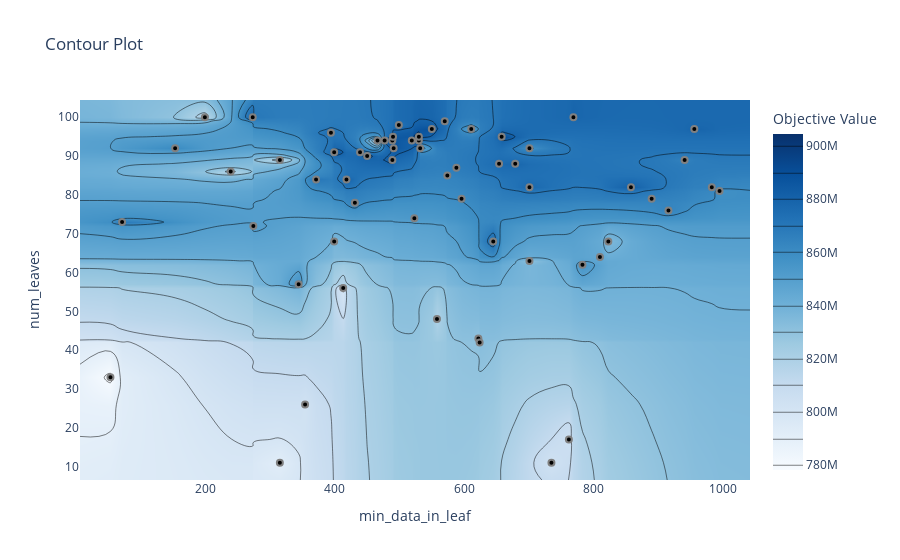

Write notebook code for a chart like this one.
### Code cell
plot_contour(study, params=['num_leaves','min_data_in_leaf'] )

### Figure 1 — Plotly figure (JSON) as saved in the notebook; plotly's stock layout.template omitted (floating-point values rounded to 4 significant figures; data arrays with more than 128 entries replaced by an {"elided": "..."} marker saying what was removed)
{"data": [{"colorbar": {"title": {"text": "Objective Value"}}, "colorscale": [[0, "rgb(247,251,255)"], [0.125, "rgb(222,235,247)"], [0.25, "rgb(198,219,239)"], [0.375, "rgb(158,202,225)"], [0.5, "rgb(107,174,214)"], [0.625, "rgb(66,146,198)"], [0.75, "rgb(33,113,181)"], [0.875, "rgb(8,81,156)"], [1, "rgb(8,48,107)"]], "connectgaps": true, "contours": {"coloring": "heatmap"}, "hoverinfo": "none", "line": {"smoothing": 1.3}, "reversescale": false, "type": "contour", "x": [5.9, 53, 71, 153, 199, 239, 273, 274, 315, 344, 354, 371, 394, 399, 413, 418, 431, 439, 450, 466, 477, 489, 490, 491, 499, 519, 523, 530, 532, 550, 558, 570, 574, 588, 596, 611, 622, 624, 645, 654, 658, 679, 701, 735, 762, 769, 783, 810, 823, 858, 890, 916, 941, 956, 983, 995, 1042.0], "y": [6.55, 11, 17, 26, 33, 42, 43, 48, 56, 57, 62, 63, 64, 68, 72, 73, 74, 76, 78, 79, 81, 82, 84, 85, 86, 87, 88, 89, 90, 91, 92, 94, 95, 96, 97, 98, 99, 100, 104.5], "z": {"elided": "39x57 int values"}}, {"marker": {"color": "black", "line": {"color": "Gray", "width": 2}}, "mode": "markers", "name": "Feasible Trial", "showlegend": false, "type": "scatter", "x": [823, 735, 611, 315, 701, 783, 413, 558, 810, 762, 53, 956, 941, 983, 995, 916, 199, 890, 622, 450, 399, 439, 273, 274, 153, 371, 499, 239, 71, 354, 477, 489, 491, 574, 645, 532, 431, 679, 344, 399, 466, 490, 530, 530, 550, 588, 701, 523, 394, 315, 624, 519, 489, 570, 418, 658, 769, 596, 654, 701, 858], "y": [68, 11, 97, 89, 63, 62, 56, 48, 64, 17, 33, 97, 89, 82, 81, 76, 100, 79, 43, 90, 91, 91, 100, 72, 92, 84, 98, 86, 73, 26, 94, 94, 92, 85, 68, 92, 78, 88, 57, 68, 94, 95, 94, 95, 97, 87, 82, 74, 96, 11, 42, 94, 89, 99, 84, 95, 100, 79, 88, 92, 82]}, {"marker": {"color": "#cccccc", "line": {"color": "Gray", "width": 2}}, "mode": "markers", "name": "Infeasible Trial", "showlegend": false, "type": "scatter", "x": [], "y": []}], "layout": {"title": {"text": "Contour Plot"}, "xaxis": {"range": [5.9, 1042.0], "title": {"text": "min_data_in_leaf"}}, "yaxis": {"range": [6.55, 104.5], "title": {"text": "num_leaves"}}}}
